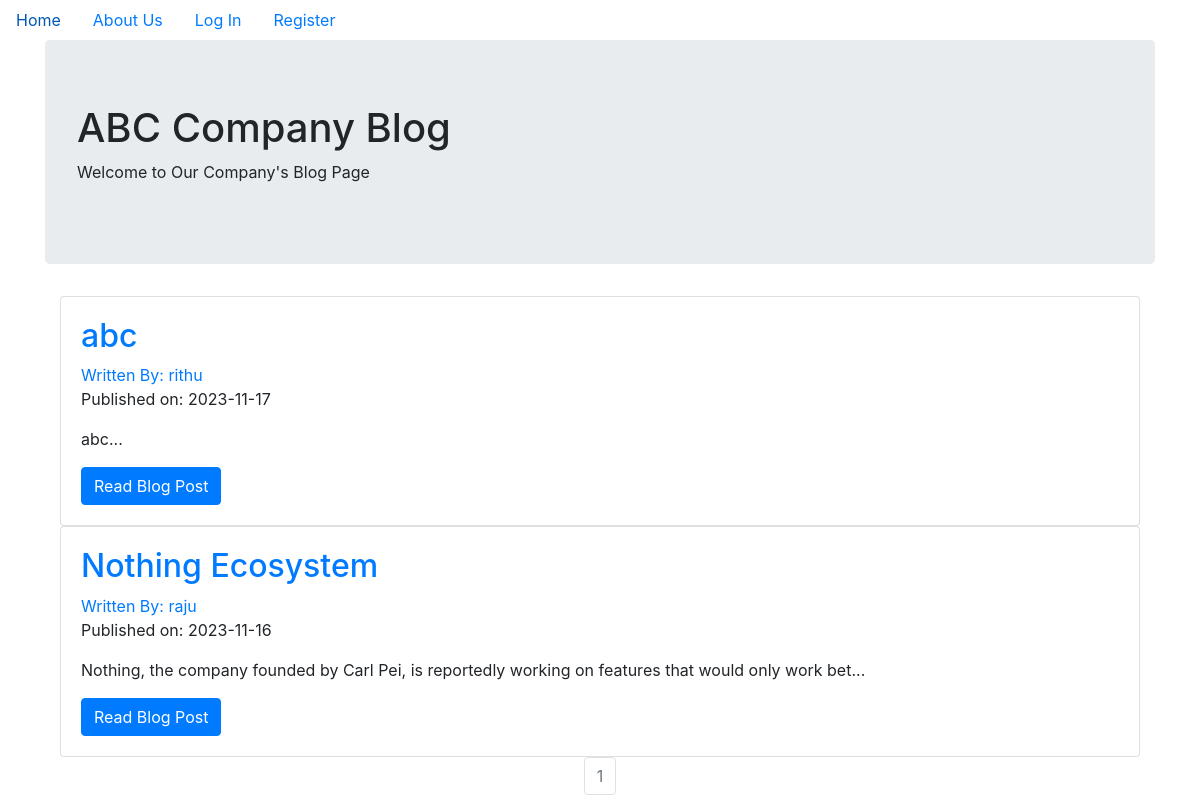
The page / on the database its author committed.
### pjcompanyblog/models.py (models this page shows, shortened)
class BlogPost(db.Model):
    users = db.relationship(User)
    id = db.Column(db.Integer, primary_key=True)
    user_id = db.Column(db.Integer, db.ForeignKey('users.id'), nullable=False)
    date = db.Column(db.DateTime, nullable=False, default=datetime.utcnow)
    title = db.Column(db.String(140), nullable=False)
    text = db.Column(db.Text, nullable=False)

class User(db.Model, UserMixin):
    __tablename__ = 'users'
    id = db.Column(db.Integer, primary_key = True)
    profile_image = db.Column(db.String(20), nullable=False, default='default_profile.png')
    email = db.Column(db.String(64), unique=True, index=True)
    username = db.Column(db.String(80), unique=True, nullable=False)
    password_hash = db.Column(db.String(128))
    posts = db.relationship('BlogPost', backref='author', lazy=True)

### pjcompanyblog/core/views.py (the view)
@core.route('/')
def index():
    page = request.args.get('page', 1, type=int)
    blog_posts = BlogPost.query.order_by(BlogPost.date.desc()).paginate(page=page, per_page=10)
    return render_template('index.html',blog_posts=blog_posts)

### pjcompanyblog/templates/index.html (shortened to what this page needs)
{% extends "base.html" %}
{% block content %}
<div class="jumbotron">
  <h1>ABC Company Blog</h1>
  <p>Welcome to Our Company's Blog Page</p>
</div>
<div class="container">
  {% for post in blog_posts.items %}
  <div class="card">
    <div class="card-body">
      <h2><a class="card-title" href="  {{ url_for('blog_posts.blog_post', blog_post_id=post.id) }}">{{ post.title
          }}</a></h2>
      <a href="{{ url_for('users.user_posts', username=post.author.username) }}">Written By: {{ post.author.username
        }}</a>
      <p>Published on: {{ post.date.strftime('%Y-%m-%d') }}</p>
      <p class="card-text">{{ post.text[:100] }}...</p>
      <a href="{{ url_for('blog_posts.blog_post', blog_post_id=post.id) }}" class="btn btn-primary">Read Blog Post</a>
    </div>
  </div>
  {% endfor %}
  <nav aria-label="Page navigation example">
    <ul class="pagination justify-content-center">
      {% for page_num in blog_posts.iter_pages(left_edge=1, right_edge=1, left_current=1, right_current=2) %}
      {% if blog_posts.page == page_num %}
      <li class="page-item disabled">
        <a class="page-link" href="{{ url_for('core.index', page=page_num) }}">{{ page_num }}</a>
      </li>
      {% else %}
      <li class="page-item"><a class="page-link" href="{{ url_for('core.index', page=page_num) }}">{{ page_num }}</a>
      </li>
      {% endif %}
      {% endfor %}
  </nav>
  {% endblock %}

### rows shown on the page
BlogPost: title "abc", author.username "rithu", date "2023-11-17", text "abc"
BlogPost: title "Nothing Ecosystem", author.username "raju", date "2023-11-16", text "Nothing, the company founded by Carl Pei, is reportedly working on features that would only work bet"

### other values the page prints
{{ page_num }} "1"
